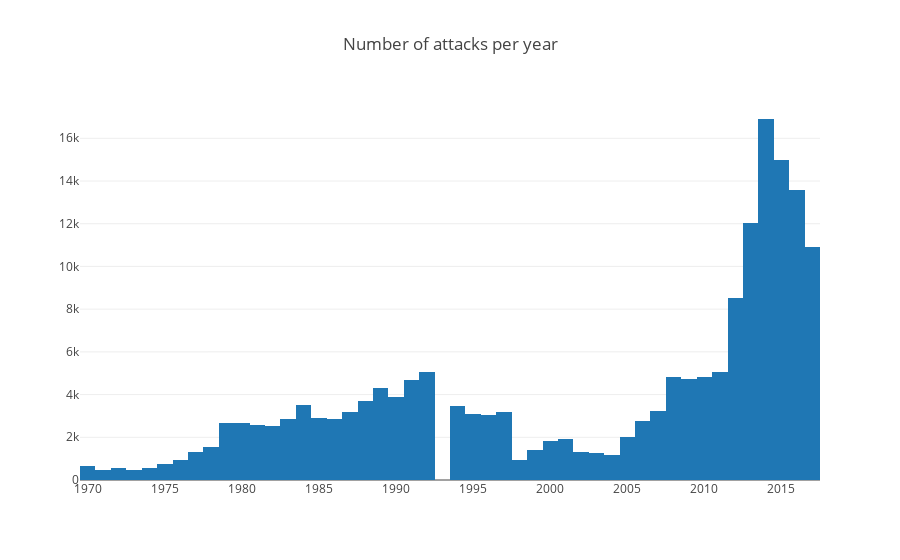

The code cell stored with this chart in its notebook:
### Code cell
#Thomas histogram
data = go.Histogram(
    x=df['iyear']
)

layout = go.Layout(
    title='Number of attacks per year'
)

fig = go.Figure(data=[data], layout=layout)
iplot(fig)

### Figure 1 — Plotly figure (JSON) as saved in the notebook; plotly's stock layout.template omitted (floating-point values rounded to 4 significant figures; data arrays with more than 128 entries replaced by an {"elided": "..."} marker saying what was removed)
{"data": [{"type": "histogram", "uid": "3b9937d2-46f9-47d2-82d3-75564f20bfea", "x": {"elided": "181691 int values"}}], "layout": {"title": {"text": "Number of attacks per year"}}}
